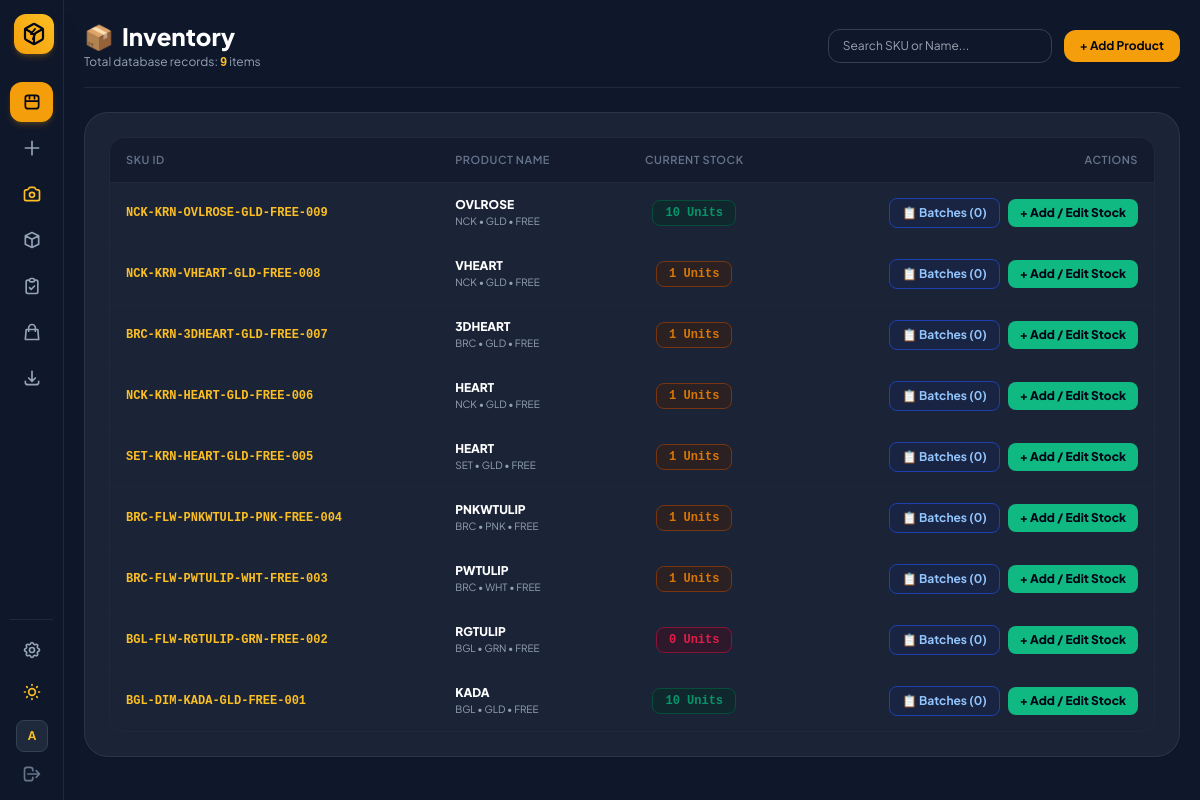
Page / (signed in) on the earlier database version.
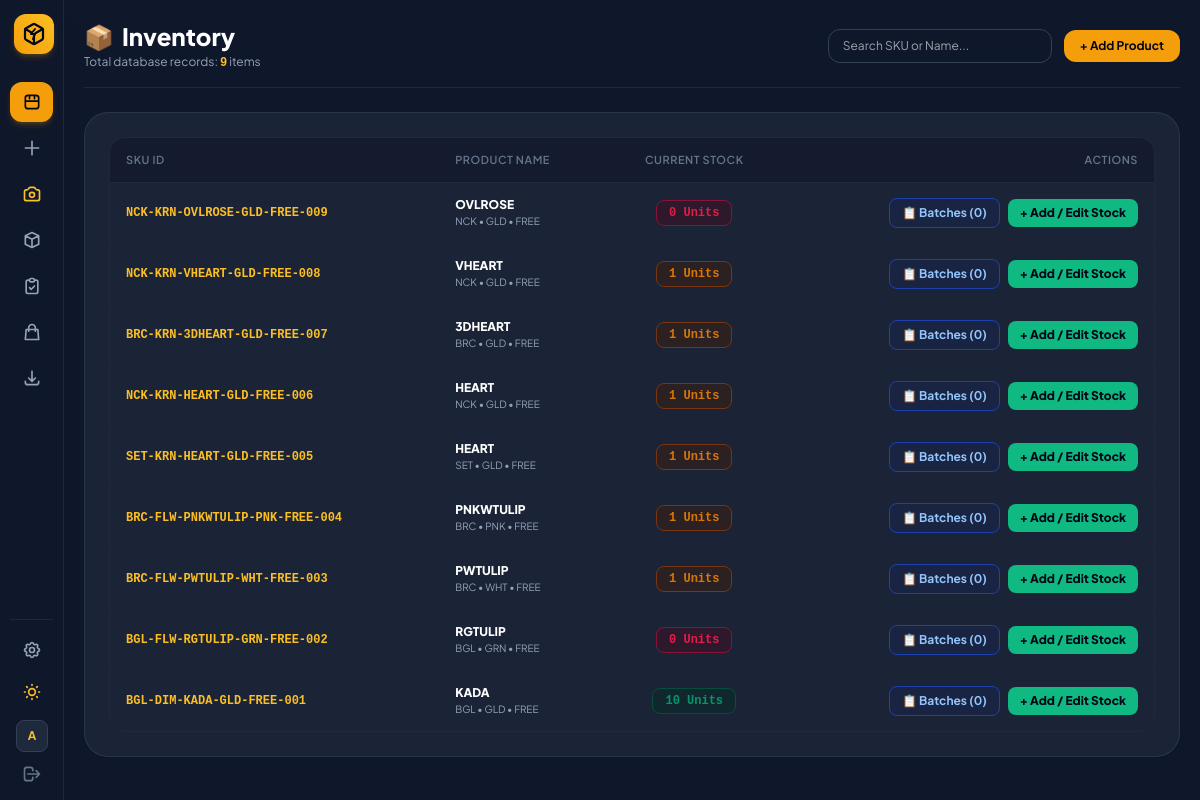
Same page on the later database version.
### sku_manager/models.py (models this page shows, shortened)
class JewelrySKU(models.Model):
    name = models.CharField(max_length=100)
    category = models.CharField(max_length=50, default='General')
    style = models.CharField(max_length=50, blank=True, default='Standard')
    design_model = models.CharField(max_length=50, blank=True, default='')
    size = models.CharField(max_length=30, blank=True, default='Free Size')
    color = models.CharField(max_length=30, blank=True, default='Black')
    number = models.CharField(max_length=10, default='001')
    sku = models.CharField(max_length=100, unique=True, editable=False)
    image = models.ImageField(upload_to='products/', null=True, blank=True)
    is_listed = models.BooleanField(default=True)
    batch_no = models.CharField(max_length=50, blank=True, default='')
    stock = models.PositiveIntegerField(default=0)
    storage_box = models.ForeignKey(StorageBox, on_delete=models.SET_NULL, null=True, blank=True, related_name='skus')
    section_name = models.CharField(max_length=50, blank=True, default='Main Slot')
    purchase_price = models.DecimalField(max_digits=10, decimal_places=2, default=0.00)
    selling_price = models.DecimalField(max_digits=10, decimal_places=2, default=0.00)
    created_at = models.DateTimeField(auto_now_add=True)
    updated_at = models.DateTimeField(auto_now=True)
    class Meta:
        ordering = ['-created_at']

### sku_manager/views.py (the view)
# urls.py: path('', views.inventory_list, name='inventory_list'),
@login_required(login_url='login')
def inventory_list(request):
    search_query = request.GET.get('q', '').strip()
    items = JewelrySKU.objects.select_related('storage_box').all().order_by('-id')
    if search_query:
        items = items.filter(
            Q(sku__icontains=search_query) |
            Q(name__icontains=search_query) |
            Q(category__icontains=search_query)
        )
    return render(request, 'sku_manager/inventory.html', {
        'items': items,
        'skus': items,
        'total_count': items.count(),
        'search_query': search_query,
        'active_page': 'inventory',
    })

### templates/sku_manager/inventory.html (shortened to what the changed rows need)
{% extends "sku_manager/base.html" %}
{% block content %}
<div class="space-y-6 max-w-6xl mx-auto">
  <header class="flex flex-col sm:flex-row sm:items-center justify-between border-b border-slate-200 dark:border-slate-800 pb-4 gap-4">
    <div>
      <h1 class="text-2xl font-black text-slate-900 dark:text-white flex items-center gap-2">
        <span>📦</span> Inventory
      </h1>
    </div>
  </header>
  <div class="bg-white dark:bg-slate-800/80 border border-slate-200 dark:border-slate-700/60 rounded-3xl p-6 shadow-sm">
    <div class="overflow-x-auto rounded-2xl border border-slate-200 dark:border-slate-800">
      <table class="w-full text-left text-xs text-slate-700 dark:text-slate-300">
        <thead class="bg-slate-50 dark:bg-slate-900/60 text-[11px] uppercase tracking-wider text-slate-500 border-b border-slate-200 dark:border-slate-800">
          <tr>
            <th class="py-3.5 px-4 font-semibold">SKU ID</th>
            <th class="py-3.5 px-4 font-semibold">Product Name</th>
            <th class="py-3.5 px-4 font-semibold text-center">Current Stock</th>
            <th class="py-3.5 px-4 text-right font-semibold">Actions</th>
          </tr>
        </thead>
        <tbody class="divide-y divide-slate-100 dark:divide-slate-800/60">
          {% for item in items|default:skus %}
            <tr class="hover:bg-slate-50 dark:hover:bg-slate-800/30 transition">
              <td class="py-3.5 px-4 font-mono font-bold text-amber-600 dark:text-amber-400">
                {{ item.sku }}
              </td>
              <td class="py-3.5 px-4 font-extrabold text-slate-900 dark:text-white">
                <div>{{ item.name }}</div>
                <div class="text-[10px] text-slate-400 font-normal">{{ item.category }} • {{ item.color }} • {{ item.size }}</div>
              </td>
              <td class="py-3.5 px-4 text-center">
                {% if item.stock == 0 %}
                  <span class="inline-flex px-3 py-1 rounded-lg font-mono font-bold text-xs bg-rose-50 dark:bg-rose-950/40 text-rose-600 border border-rose-200 dark:border-rose-900">
                    0 Units
                  </span>
                {% elif item.stock <= 5 %}
                  <span class="inline-flex px-3 py-1 rounded-lg font-mono font-bold text-xs bg-amber-50 dark:bg-amber-950/40 text-amber-600 border border-amber-200 dark:border-amber-900">
                    {{ item.stock }} Units
                  </span>
                {% else %}
                  <span class="inline-flex px-3 py-1 rounded-lg font-mono font-bold text-xs bg-emerald-50 dark:bg-emerald-950/40 text-emerald-600 border border-emerald-200 dark:border-emerald-900">
                    {{ item.stock }} Units
                  </span>
                {% endif %}
              </td>
              <td class="py-3.5 px-4 text-right space-x-1.5 whitespace-nowrap">
                <a href="{% url 'product_batches' item.pk %}"
                   class="inline-flex items-center gap-1 bg-blue-50 hover:bg-blue-100 dark:bg-blue-950/40 text-blue-700 dark:text-blue-300 border border-blue-200 dark:border-blue-800 px-3 py-1.5 rounded-lg font-bold transition">
                  📋 Batches ({{ item.batches.count }})
                </a>
                <a href="{% url 'stock_action' item.pk %}"
                   class="inline-flex items-center gap-1 bg-emerald-500 hover:bg-emerald-400 text-slate-950 px-3 py-1.5 rounded-lg font-black transition shadow-xs">
                  + Add / Edit Stock
                </a>
              </td>
            </tr>
          {% endfor %}
        </tbody>
      </table>
    </div>
  </div>
</div>
{% endblock %}-+

Differences in the rows shown:
changed JewelrySKU "NCK-KRN-OVLROSE-GLD-FREE-009": stock "10" → (not shown); stock "Units" → "0 Units"
